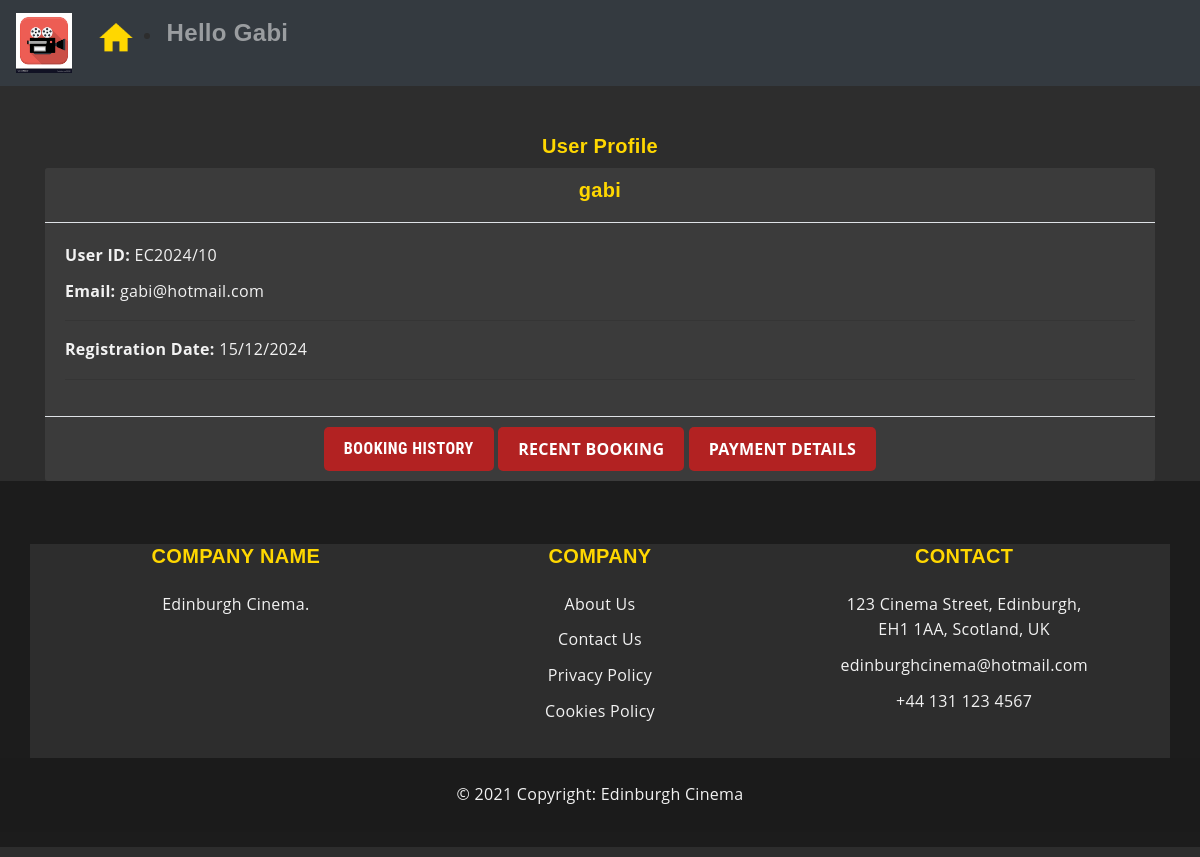
Screenshot of /user_account.php (signed in) with the database file from the repository.
### tables this page shows
CREATE TABLE IF NOT EXISTS `new_users` (
  `id` int(11) unsigned NOT NULL AUTO_INCREMENT,
  `username` varchar(50) NOT NULL,
  `email` varchar(100) NOT NULL,
  `password` varchar(255) NOT NULL,
  `created_at` timestamp NOT NULL DEFAULT CURRENT_TIMESTAMP,
  PRIMARY KEY (`id`)
);

### user_account.php (the view, shortened to what this page needs)
<!DOCTYPE html>
<html lang="en">
<head>
        <link href="https://stackpath.bootstrapcdn.com/bootstrap/4.5.2/css/bootstrap.min.css" rel="stylesheet">
     <link rel="stylesheet" href="style.php">
</head>
<body>
<?php
	require ( 'connect_db.php' ) ;
	$q = "SELECT * FROM new_users WHERE id={$_SESSION['id']}" ;
	$r = mysqli_query( $link, $q ) ;
	if ( mysqli_num_rows( $r ) > 0 )
	{
   include('navSimple.php');
  while ( $row = mysqli_fetch_array( $r, MYSQLI_ASSOC ))
  {
	$date= $row["created_at"];
	$day = substr($date, 8,2);
	$month = substr($date, 5,2);
	$year = substr($date, 0,4);
	echo '
	<div class="container mt-5">
		<h1 class="text-center">User Profile</h1>
		<div class="card">
			<div class="card-header">
				<h3>' . $row['username'] . ' </h3>
			</div>
			<div class="card-body">
				<p><strong>User ID:</strong> EC2024/' . $row['id'] . '</p>
				<p><strong>Email:</strong> ' . $row['email'] . '</p>
				<hr>
				<p><strong>Registration Date:</strong> ' . $day . '/' . $month . '/' . $year . '</p>
				<hr>
			</div>
			<div class="card-footer text-center">
				<a href="booking_history.php" class="btn btn-secondary btn-sm">Booking History</a>
				 <a href="recent_booking.php" class="btn btn-info btn-sm">Recent Booking</a>
				 <a href="payment_details.php" class="btn btn-warning btn-sm">Payment Details</a>
			</div>
		</div>
	</div>
	<script src="https://code.jquery.com/jquery-3.5.1.slim.min.js"></script>
	<script src="https://cdn.jsdelivr.net/npm/@popperjs/core@2.9.1/dist/umd/popper.min.js"></script>
	<script src="https://stackpath.bootstrapcdn.com/bootstrap/4.5.2/js/bootstrap.min.js"></script>
</body>
</html>
		';
  }
   include('footer.php');
}
else { echo '<h3>No user details.</h3>
		' ; }
?>

### rows the page displays
new_users: username "gabi", id "10", email "gabi@hotmail.com", created_at "15", created_at "12", created_at "2024"

### other values shown
$_SESSION['username'] "Gabi"
